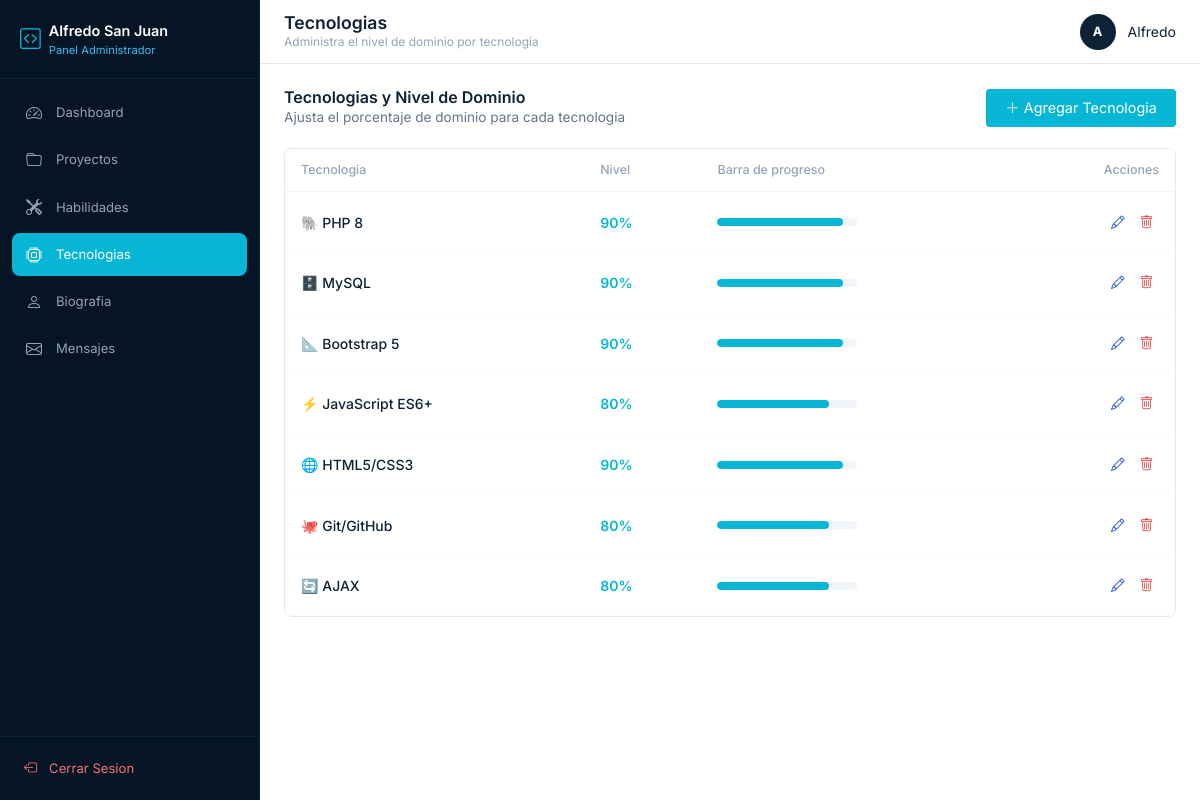
Page /admin/tecnologias.php (signed in) on the committed database.
### tables this page shows
CREATE TABLE IF NOT EXISTS tecnologias (
    id INT PRIMARY KEY AUTO_INCREMENT,
    nombre VARCHAR(100) NOT NULL,
    icono VARCHAR(50),
    descripcion TEXT,
    nivel INT DEFAULT 5,
    experiencia_anos DECIMAL(3, 1),
    orden INT DEFAULT 0,
    activa BOOLEAN DEFAULT TRUE,
    created_at TIMESTAMP DEFAULT CURRENT_TIMESTAMP,
    updated_at TIMESTAMP DEFAULT CURRENT_TIMESTAMP ON UPDATE CURRENT_TIMESTAMP
);

### handlers/technologies.php (called while the page is built, shortened)
<?php
class TechnologiesHandler {
    private $conn;
    public function __construct($conn) {
        $this->conn = $conn;
    }
    public function getAll() {
        $query = "SELECT * FROM tecnologias WHERE activa = TRUE ORDER BY orden ASC";
        $stmt = $this->conn->prepare($query);
        $stmt->execute();
        return $stmt->get_result()->fetch_all(MYSQLI_ASSOC);
    }
}
?>

### admin/tecnologias.php (the view, shortened to what this page needs)
<?php
include '../handlers/technologies.php';
$technologiesHandler = new TechnologiesHandler($mysqli);
$technologies = $technologiesHandler->getAll();
include '../includes/admin-header.php';
include '../includes/admin-sidebar.php';
?>
<main class="admin-main">
    <header class="admin-topbar">
        <div>
            <h1 class="admin-topbar-title">Tecnologias</h1>
            <p class="admin-topbar-subtitle">Administra el nivel de dominio por tecnologia</p>
        </div>
        <div class="admin-topbar-user">
            <div class="admin-user-avatar"><?php echo substr($_SESSION['admin_nombre'], 0, 1); ?></div>
            <span class="admin-user-name d-none d-sm-inline"><?php echo htmlspecialchars($_SESSION['admin_nombre']); ?></span>
        </div>
    </header>
    <div class="admin-content">
        <div class="admin-section-header">
            <div>
                <h3 class="admin-section-title">Tecnologias y Nivel de Dominio</h3>
                <p class="admin-section-desc">Ajusta el porcentaje de dominio para cada tecnologia</p>
            </div>
            <button class="btn btn-sm btn-cyan" data-bs-toggle="collapse" data-bs-target="#formAddTech">
                <i class="bi bi-plus-lg me-1"></i>Agregar Tecnologia
            </button>
        </div>
        <div class="admin-table-wrapper">
            <div class="table-responsive">
                <table class="table admin-table">
                    <thead>
                        <tr>
                            <th>Tecnologia</th>
                            <th>Nivel</th>
                            <th>Barra de progreso</th>
                            <th class="text-end">Acciones</th>
                        </tr>
                    </thead>
                    <tbody>
                        <?php if (!empty($technologies)): foreach ($technologies as $tech): ?>
                        <tr>
                            <td class="cell-title"><?php echo htmlspecialchars($tech['icono']); ?> <?php echo htmlspecialchars($tech['nombre']); ?></td>
                            <td class="text-cyan fw-semibold"><?php echo ($tech['nivel'] * 10); ?>%</td>
                            <td>
                                <div class="d-flex align-items-center gap-3">
                                    <div class="admin-tech-bar">
                                        <div class="admin-tech-fill" style="width: <?php echo ($tech['nivel'] * 10); ?>%; background-color: #06b6d4;"></div>
                                    </div>
                                </div>
                            </td>
                            <td class="text-end">
                                <div class="d-flex gap-1 justify-content-end">
                                    <button class="btn-action btn-action-edit" title="Editar" onclick="window.location.href='tecnologias.php?edit=<?php echo $tech['id']; ?>'"><i class="bi bi-pencil"></i></button>
                                    <button class="btn-action btn-action-delete btn-confirm-delete" title="Eliminar" onclick="if(confirm('¿Eliminar esta tecnología?')) window.location.href='tecnologias.php?delete=<?php echo $tech['id']; ?>'"><i class="bi bi-trash"></i></button>
                                </div>
                            </td>
                        </tr>
                        <?php endforeach; else: ?>
                        <tr>
                            <td colspan="4" class="text-center py-3 text-muted">No hay tecnologías. <a href="#" onclick="document.getElementById('formAddTech').classList.add('show')">Crear una nueva</a></td>
                        </tr>
                        <?php endif; ?>
                    </tbody>
                </table>
            </div>
        </div>
    </div>
</main>
<?php include '../includes/admin-footer.php'; ?>

### assets/css/style.css (style rules this page uses)
*, *::before, *::after { box-sizing: border-box; }
html { scroll-behavior: smooth; scroll-padding-top: 80px; }
body { font-family: 'Inter', -apple-system, BlinkMacSystemFont, 'Segoe UI', Roboto, sans-serif; -webkit-font-smoothing: antialiased; -moz-osx-font-smoothing: grayscale; color: #374151; background-color: #ffffff; }
.text-cyan { color: #06b6d4 !important; }
.btn-cyan { background-color: #06b6d4; color: #fff; font-size: 0.9rem; padding: 0.5rem 1.2rem; border: none; }
.admin-main { flex: 1; margin-left: 260px; display: flex; flex-direction: column; min-height: 100vh; }
.admin-topbar { background-color: #fff; border-bottom: 1px solid #e2e8f0; padding: 0.75rem 1.5rem; display: flex; align-items: center; gap: 1rem; position: sticky; top: 0; z-index: 1020; }
.admin-topbar-title { color: #0d2137; font-size: 1.1rem; font-weight: 600; margin: 0; }
.admin-topbar-subtitle { color: #94a3b8; font-size: 0.75rem; margin: 0; }
.admin-topbar-user { margin-left: auto; display: flex; align-items: center; gap: 0.75rem; }
.admin-user-avatar { width: 36px; height: 36px; background-color: #0d2137; border-radius: 50%; display: flex; align-items: center; justify-content: center; color: #fff; font-size: 0.8rem; font-weight: 700; }
.admin-user-name { color: #0d2137; font-size: 0.875rem; }
.admin-content { flex: 1; padding: 1.5rem; overflow-y: auto; }
.admin-table-wrapper { background-color: #fff; border: 1px solid #e2e8f0; border-radius: 0.5rem; overflow: hidden; }
.admin-table { width: 100%; font-size: 0.875rem; margin-bottom: 0; }
.admin-table thead th { color: #94a3b8; font-weight: 500; font-size: 0.78rem; padding: 0.75rem 1rem; border-bottom: 1px solid #f1f5f9; background-color: #fff; }
.admin-table tbody td { padding: 0.875rem 1rem; color: #374151; border-bottom: 1px solid #f8fafc; vertical-align: middle; }
.admin-table .cell-title { color: #0d2137; font-weight: 500; }
.btn-action { padding: 0.35rem; border-radius: 0.375rem; border: none; background: none; cursor: pointer; transition: background-color 0.15s; font-size: 0.85rem; }
.btn-action-edit { color: #1d4ed8; }
.btn-action-delete { color: #ef4444; }
.admin-section-header { display: flex; align-items: center; justify-content: space-between; margin-bottom: 1.25rem; flex-wrap: wrap; gap: 0.75rem; }
.admin-section-title { color: #0d2137; font-size: 1rem; font-weight: 600; margin: 0; }
.admin-section-desc { color: #64748b; font-size: 0.85rem; margin: 0; }
.admin-tech-bar { height: 8px; background-color: #f1f5f9; border-radius: 4px; overflow: hidden; width: 140px; }
.admin-tech-fill { height: 100%; border-radius: 4px; background-color: #0d2137; transition: width 0.3s ease; }

### rows in the picture
tecnologias: icono "🐘", nombre "PHP 8", $tech['nivel']*10 "90"
tecnologias: icono "🗄️", nombre "MySQL", $tech['nivel']*10 "90"
tecnologias: icono "📐", nombre "Bootstrap 5", $tech['nivel']*10 "90"
tecnologias: icono "⚡", nombre "JavaScript ES6+", $tech['nivel']*10 "80"
tecnologias: icono "🌐", nombre "HTML5/CSS3", $tech['nivel']*10 "90"
tecnologias: icono "🐙", nombre "Git/GitHub", $tech['nivel']*10 "80"
tecnologias: icono "🔄", nombre "AJAX", $tech['nivel']*10 "80"

### other values in the picture
$item['label'] "Dashboard"
$item['label'] "Proyectos"
$item['label'] "Habilidades"
$item['label'] "Tecnologias"
$item['label'] "Biografia"
$item['label'] "Mensajes"
substr($_SESSION['admin_nombre'], 0, 1) "A"
$_SESSION['admin_nombre'] "Alfredo"
